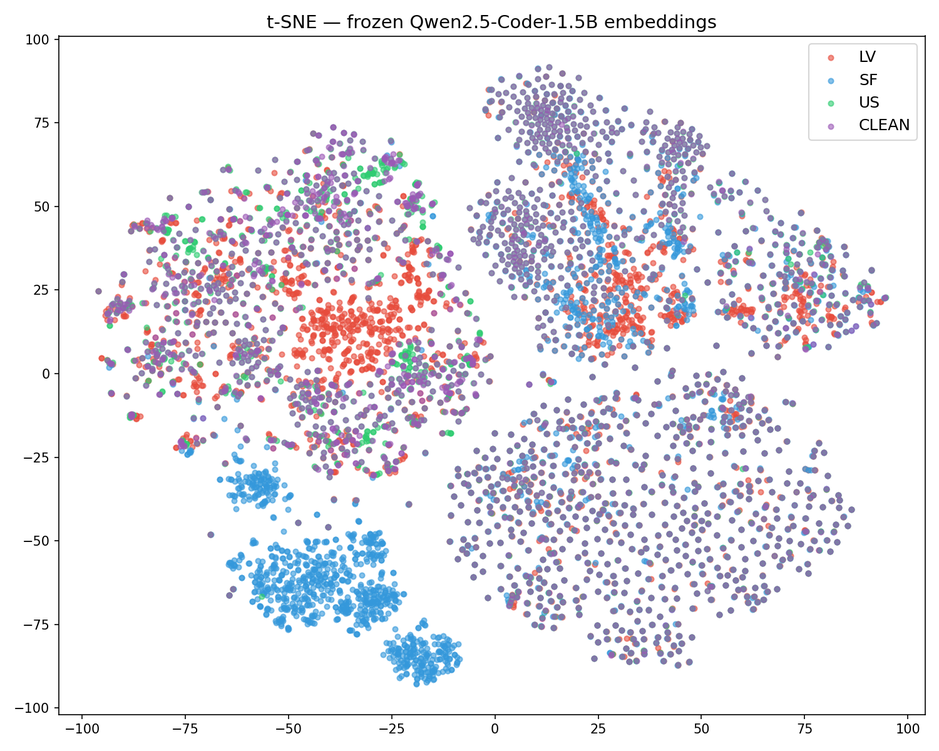
#> input picture linear_classifier_outputs/seed42/tsne.png, 939 x 751 px, shrunk from 1500 x 1200 before the run
$ python plot_tsne_classifiers.py
#> lines starting #> are read from the running program, lines starting #| are printed output that depends on the picture
#!/usr/bin/env python3
"""
Publication-quality t-SNE and PCA figures for the three classifiers.
Uses the original seed-42 images (correct cluster structure) but crops
out the embedded titles and replaces them with large, readable labels.

Outputs:
  figures/fig_tsne_classifiers.{pdf,png}
  figures/fig_pca_classifiers.{pdf,png}
"""

import numpy as np
import matplotlib.pyplot as plt
import matplotlib.image as mpimg
from PIL import Image
from pathlib import Path

OUT = Path("figures")
OUT.mkdir(exist_ok=True)

# ── source images ──────────────────────────────────────────────────────────────
PANELS = [
    ("Linear Probe\n(frozen backbone)",
     "linear_classifier_outputs/seed42/tsne.png",
     "linear_classifier_outputs/seed42/pca.png"),
    ("LoRA Fine-tune",
     "lora_classifier_outputs/seed42/tsne.png",
     "lora_classifier_outputs/seed42/pca.png"),
    ("Full Fine-tune",
     "full_classifier_outputs/seed123456/tsne.png",
     "full_classifier_outputs/seed123456/pca.png"),
]

# title text occupies rows 0–54; plot content starts at row 55
CROP_TOP = 55

# ── style ──────────────────────────────────────────────────────────────────────
plt.rcParams.update({
    "font.family":       "serif",
    "font.size":         13,
    "axes.titlesize":    15,
    "axes.titleweight":  "bold",
    "figure.dpi":        150,
})


def make_figure(img_key, suptitle, outname):
    fig, axes = plt.subplots(1, 3, figsize=(18, 6.2))

    for ax, (panel_title, tsne_path, pca_path) in zip(axes, PANELS):
        path = tsne_path if img_key == "tsne" else pca_path
        img  = np.array(Image.open(path))[CROP_TOP:, :]   # crop title
        ax.imshow(img, aspect="auto")
        ax.set_title(panel_title, fontsize=15, fontweight="bold", pad=10)
        ax.axis("off")

    fig.suptitle(suptitle, fontsize=15, y=1.01)
    fig.tight_layout(w_pad=1.5)

    fig.savefig(OUT / f"{outname}.pdf", bbox_inches="tight")
    fig.savefig(OUT / f"{outname}.png", bbox_inches="tight", dpi=200)
    print(f"Saved → figures/{outname}.{{pdf,png}}")
    plt.close()


make_figure(
    "tsne",
    "t-SNE of classifier embeddings  —  Qwen2.5-Coder-1.5B  (perplexity=30,  seed=42)",
    "fig_tsne_classifiers",
)
#> in make_figure, `img  = np.array(Image.open(path))[CROP_TOP:, :]`:
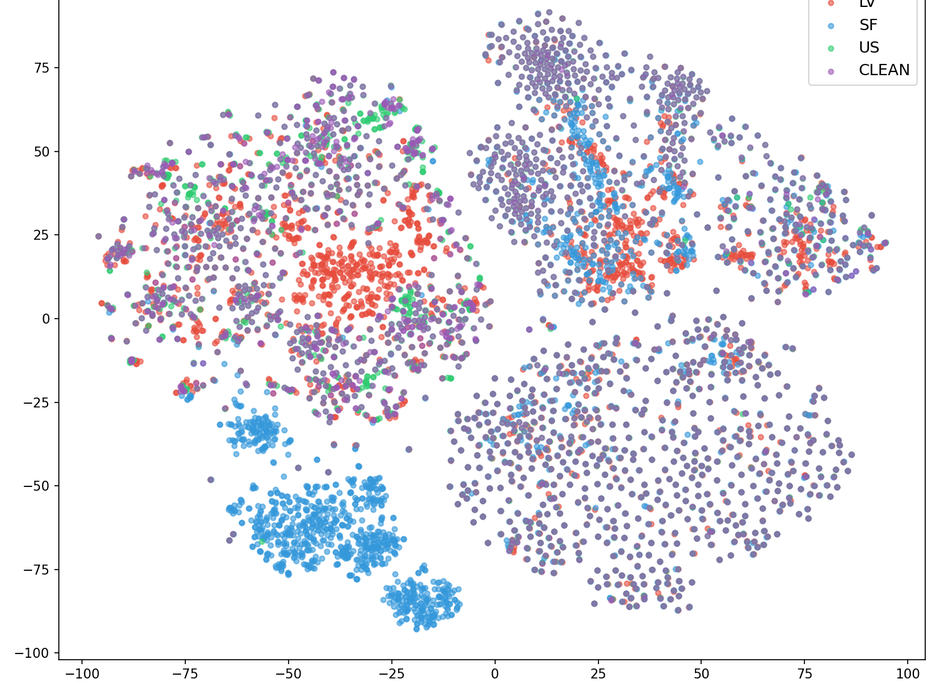
#> img: shape (696, 939, 4); mean R, G, B, A 234.1, 232.9, 238.5, 255
#> pass 2 of the loop in make_figure, `for ax, (panel_title, tsne_path, pca_path) in zip(axes, PANELS):`:
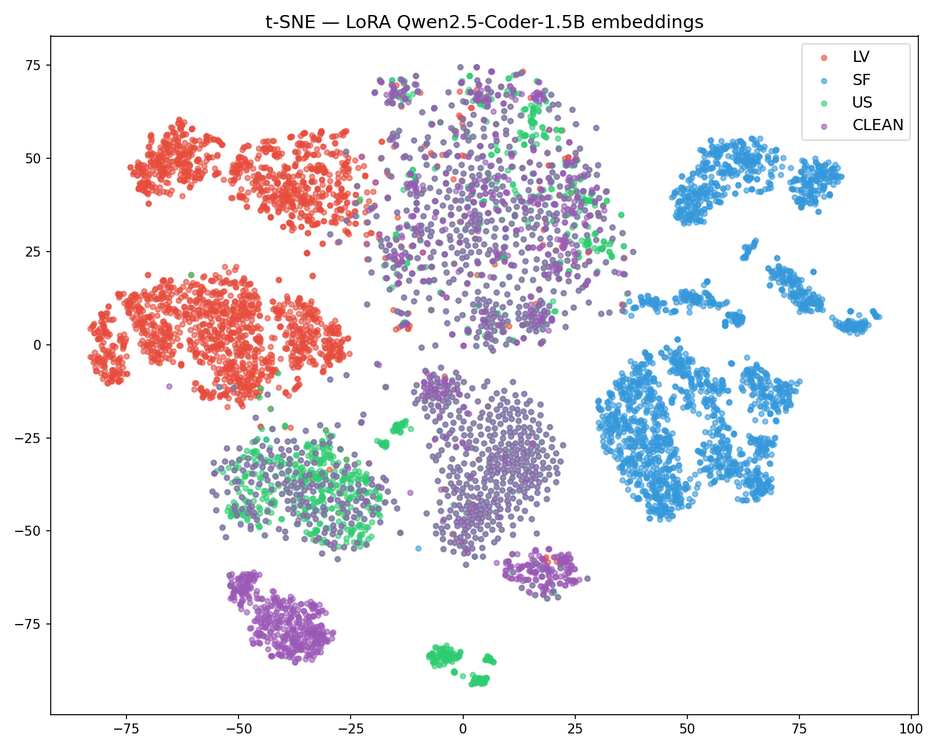
#> input picture lora_classifier_outputs/seed42/tsne.png, 939 x 751 px, shrunk from 1500 x 1200 before the run
#> pass 3 of the loop in make_figure, `for ax, (panel_title, tsne_path, pca_path) in zip(axes, PANELS):`:
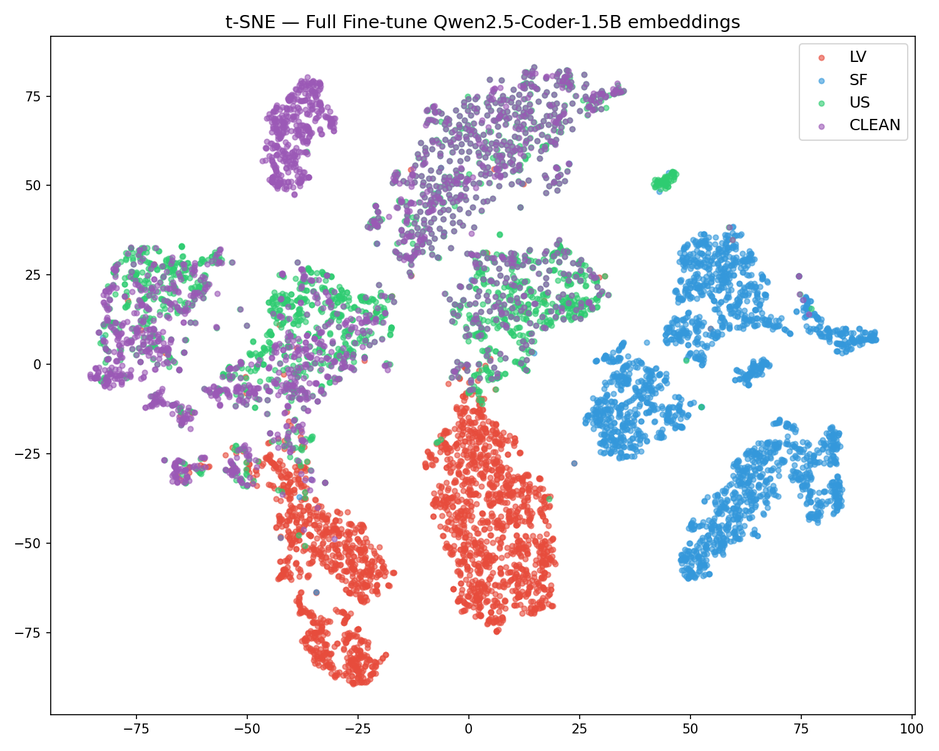
#> input picture full_classifier_outputs/seed123456/tsne.png, 939 x 751 px, shrunk from 1500 x 1200 before the run
#> in make_figure, `fig.savefig(OUT / f"{outname}.pdf", bbox_inches="tight")`:
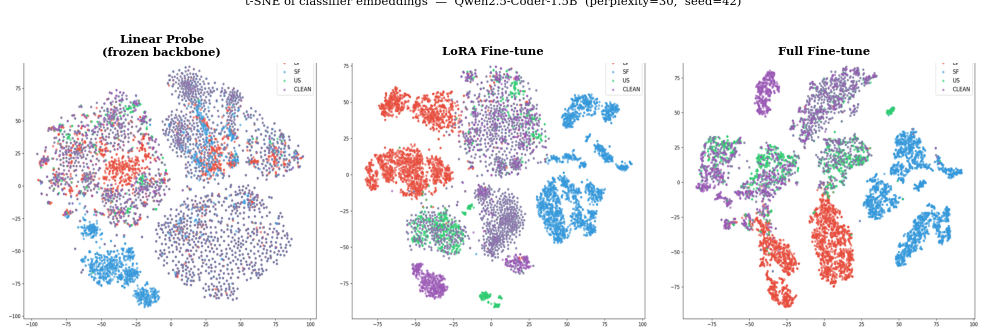
#> figure drawn by matplotlib, 3 panels

make_figure(
    "pca",
    "PCA of classifier embeddings  —  Qwen2.5-Coder-1.5B  (PC1 vs PC2)",
    "fig_pca_classifiers",
)
#> call 2 of make_figure, with img_key = 'pca', outname = 'fig_pca_classifiers'
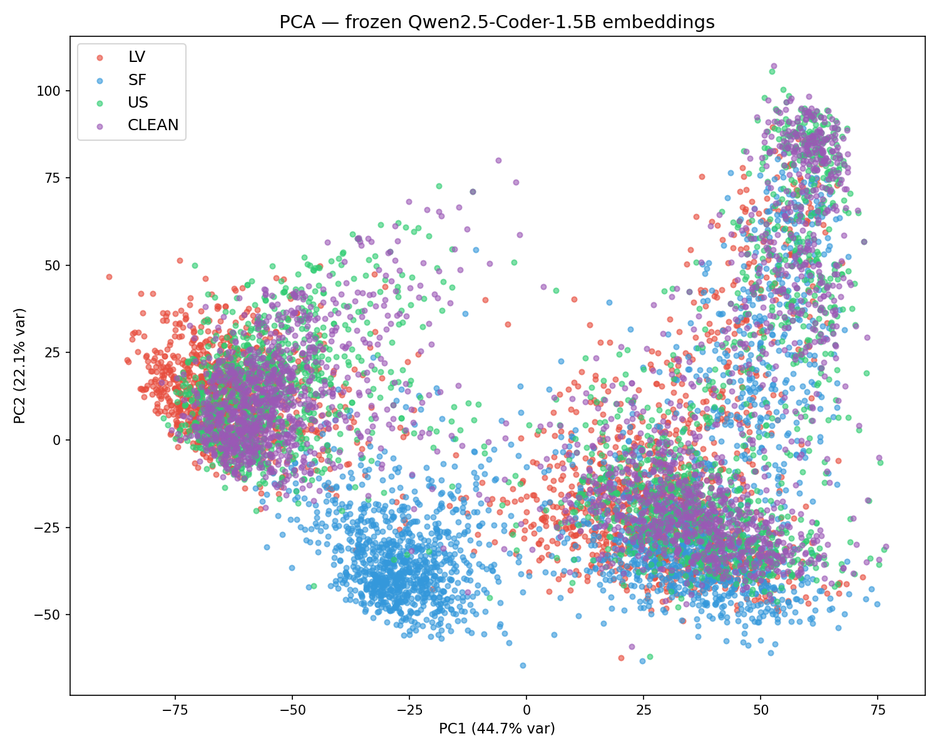
#> input picture linear_classifier_outputs/seed42/pca.png, 939 x 751 px, shrunk from 1500 x 1200 before the run
#> in make_figure (call 2), `img  = np.array(Image.open(path))[CROP_TOP:, :]`:
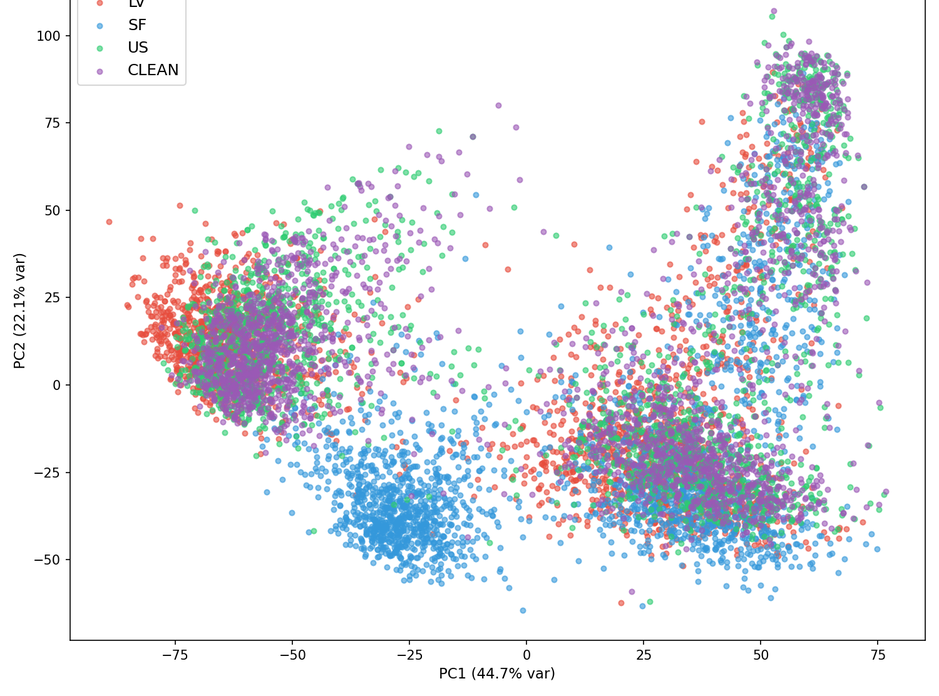
#> img: shape (696, 939, 4); mean R, G, B, A 232.3, 234.2, 238.6, 255
#> pass 2 of the loop in make_figure, `for ax, (panel_title, tsne_path, pca_path) in zip(axes, PANELS):`:
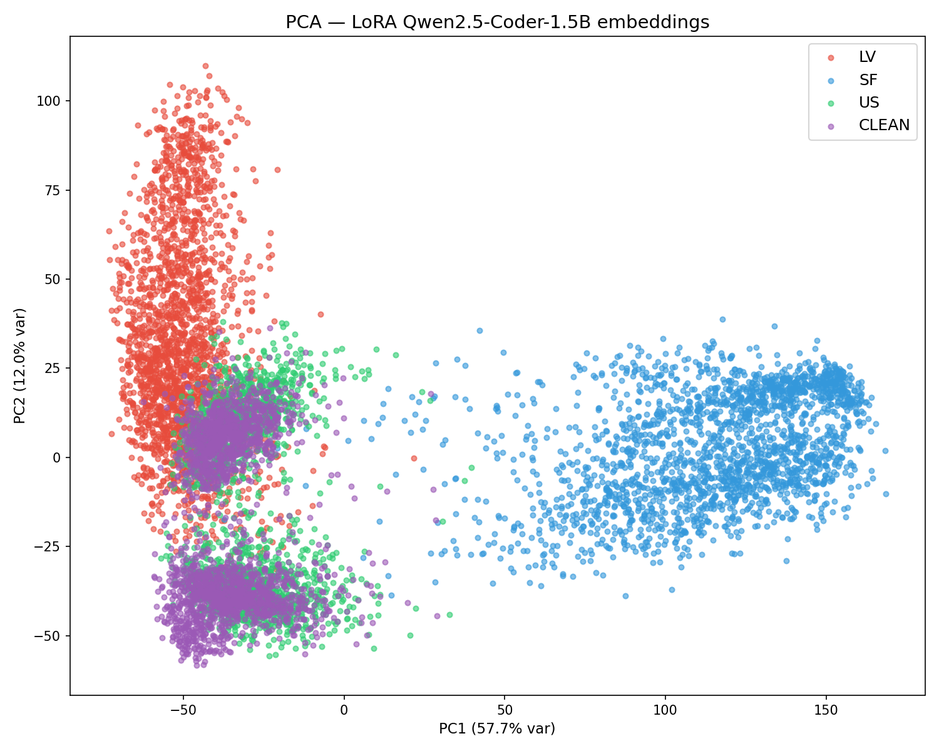
#> input picture lora_classifier_outputs/seed42/pca.png, 939 x 751 px, shrunk from 1500 x 1200 before the run
#> in make_figure (call 2), `img  = np.array(Image.open(path))[CROP_TOP:, :]`:
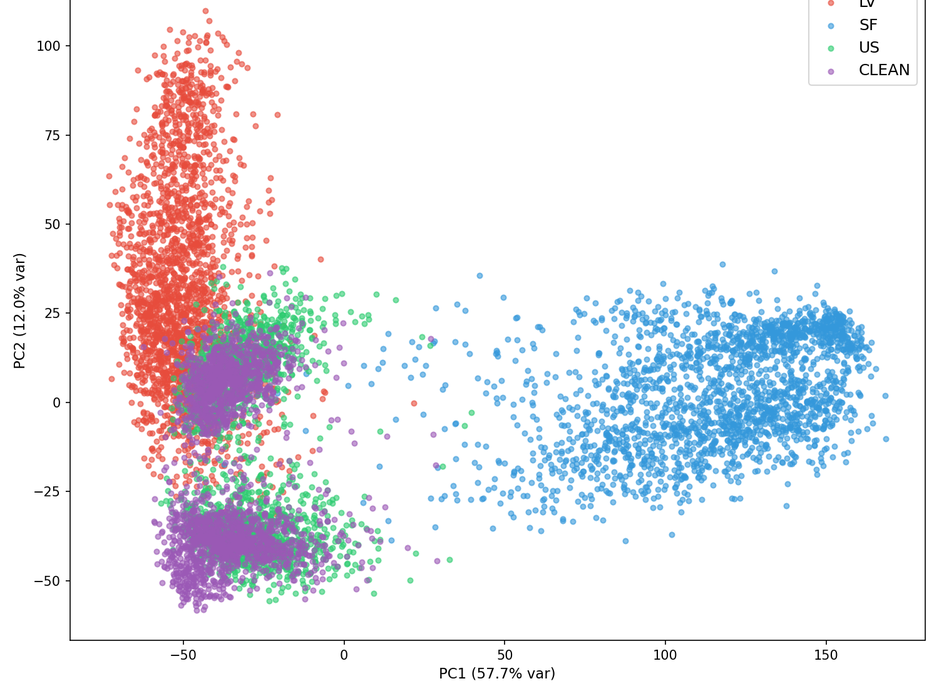
#> img: shape (696, 939, 4); mean R, G, B, A 236.5, 235.9, 240.2, 255
#> pass 3 of the loop in make_figure, `for ax, (panel_title, tsne_path, pca_path) in zip(axes, PANELS):`:
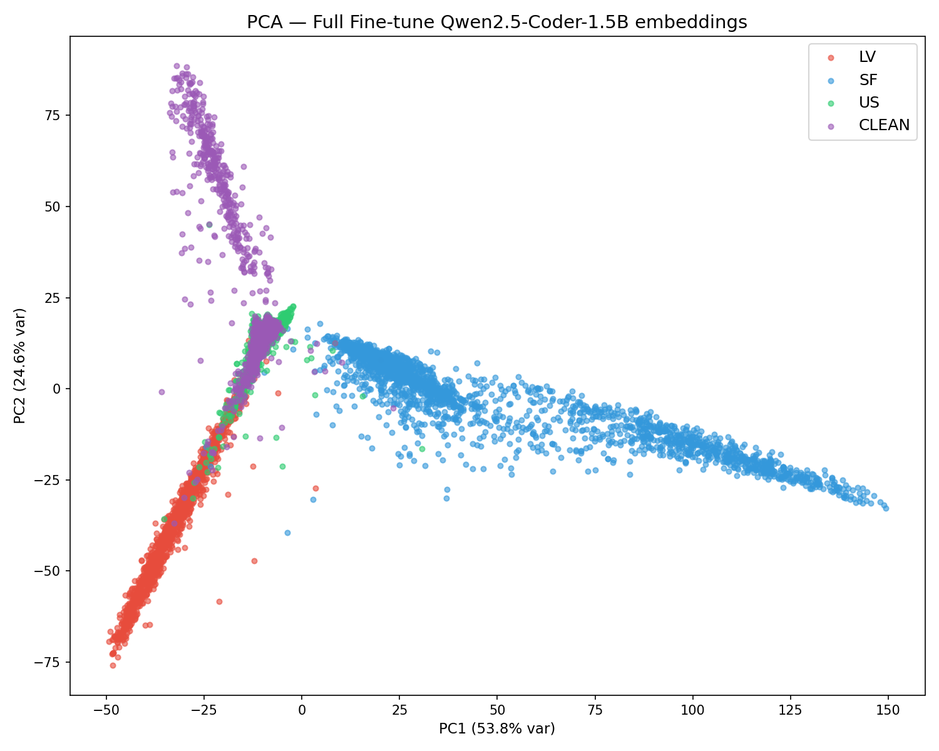
#> input picture full_classifier_outputs/seed123456/pca.png, 939 x 751 px, shrunk from 1500 x 1200 before the run
#> in make_figure (call 2), `img  = np.array(Image.open(path))[CROP_TOP:, :]`:
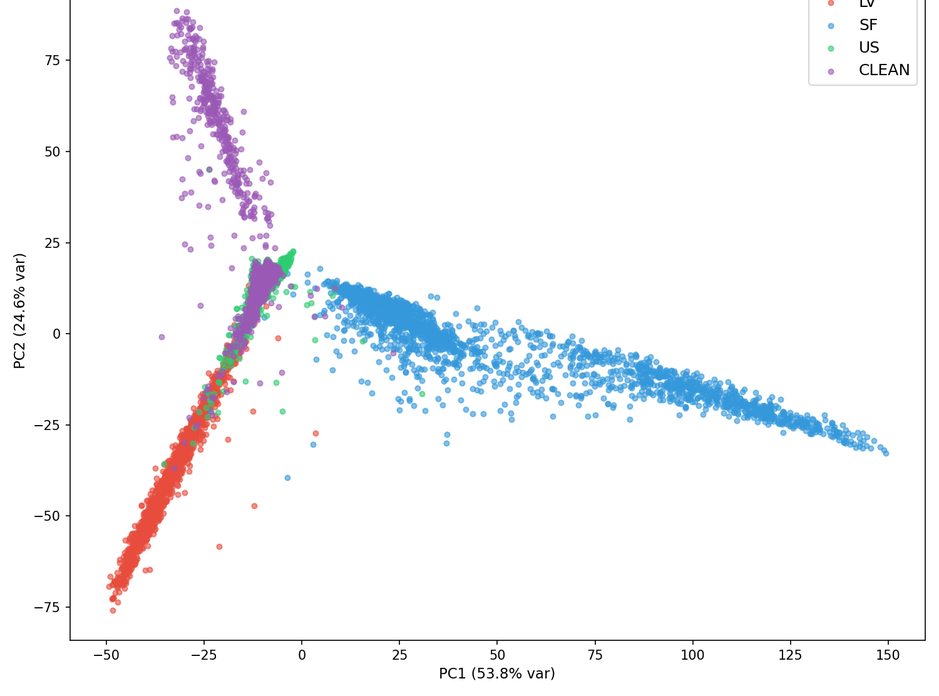
#> img: shape (696, 939, 4); mean R, G, B, A 245.7, 246.8, 249.4, 255
